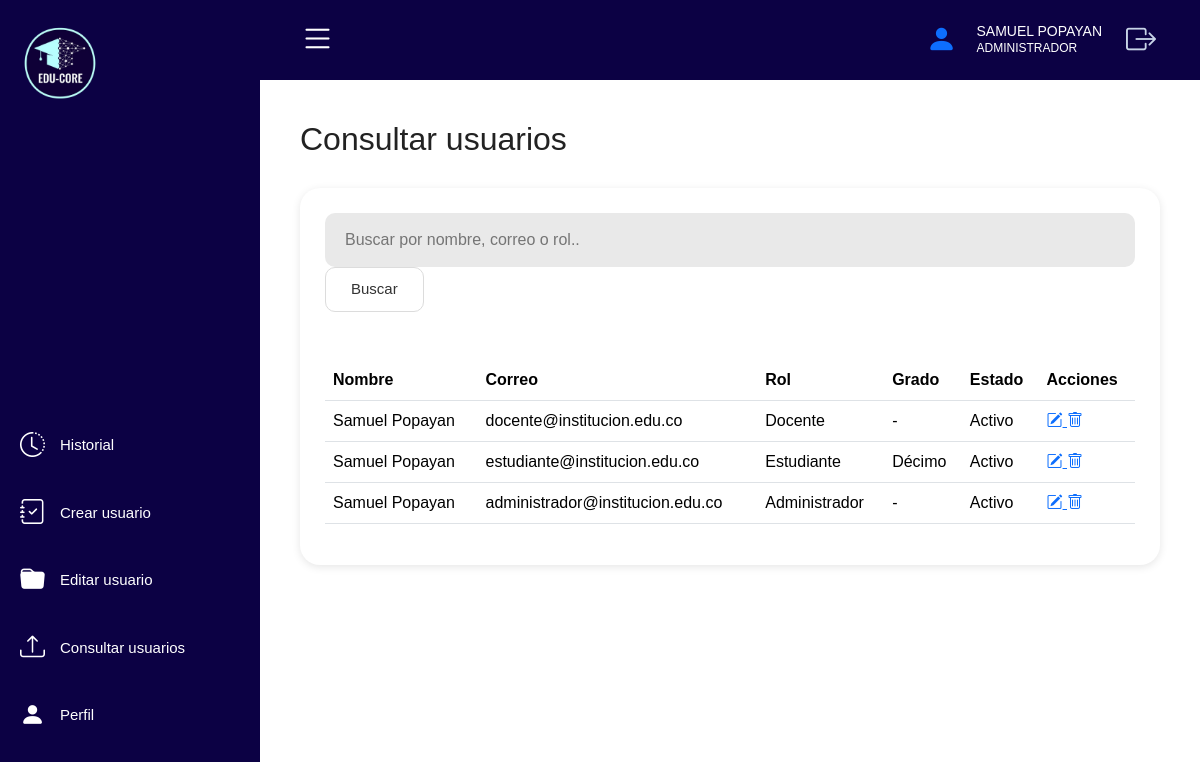
Screenshot of /consultar_usuario_ad.php (signed in) with the database file from the repository.
### tables this page shows
CREATE TABLE usuarios (
    id_usuario   INT AUTO_INCREMENT PRIMARY KEY,
    nombre       VARCHAR(150) NOT NULL,
    correo       VARCHAR(150) NOT NULL UNIQUE,
    contrasena   VARCHAR(255) NOT NULL,
    rol          ENUM('docente', 'estudiante', 'administrador') NOT NULL,
    telefono     VARCHAR(15),
    direccion    VARCHAR(150),
    documento    VARCHAR(30) UNIQUE,
    estado       ENUM('Activo', 'Inactivo') NOT NULL DEFAULT 'Activo',
    fecha_creacion DATETIME DEFAULT CURRENT_TIMESTAMP,
    ultimo_acceso  DATETIME
);

CREATE TABLE grados (
    id_grado    INT AUTO_INCREMENT PRIMARY KEY,
    nombre      VARCHAR(20) NOT NULL UNIQUE
);

### db.php (called while the page is built, shortened)
<?php
function h($texto) {
    return htmlspecialchars($texto ?? "", ENT_QUOTES, "UTF-8");
}

### consultar_usuario_ad.php (the view, shortened to what this page needs)
<?php
require "db.php";
$busqueda = isset($_GET["buscar"]) ? trim($_GET["buscar"]) : "";
if ($busqueda !== "") {
    $like = "%" . $busqueda . "%";
    $sql = "SELECT u.id_usuario, u.nombre, u.correo, u.rol, u.estado, g.nombre AS grado
            FROM usuarios u
            LEFT JOIN estudiantes e ON e.id_usuario = u.id_usuario
            LEFT JOIN grados g ON g.id_grado = e.id_grado
            WHERE u.nombre LIKE ? OR u.correo LIKE ? OR u.rol LIKE ?
            ORDER BY u.nombre";
    $stmt = $conexion->prepare($sql);
    $stmt->bind_param("sss", $like, $like, $like);
    $stmt->execute();
    $resultados = $stmt->get_result();
} else {
    $sql = "SELECT u.id_usuario, u.nombre, u.correo, u.rol, u.estado, g.nombre AS grado
            FROM usuarios u
            LEFT JOIN estudiantes e ON e.id_usuario = u.id_usuario
            LEFT JOIN grados g ON g.id_grado = e.id_grado
            ORDER BY u.fecha_creacion DESC
            LIMIT 50";
    $resultados = $conexion->query($sql);
}
?>
<!DOCTYPE html>
<html lang="es">
<head>
    <link rel="stylesheet" href="style2.css">
    <link href="https://cdn.jsdelivr.net/npm/bootstrap@5.3.3/dist/css/bootstrap.min.css" rel="stylesheet">
    <link rel="stylesheet" href="https://cdn.jsdelivr.net/npm/bootstrap-icons@1.11.3/font/bootstrap-icons.min.css">
</head>
<body>
    <div class="sidebar">
        <div class="logo">
    <a href="login.php">
        <img src="img/logo.png" alt="logo">
    </a>
        </div>
        <ul class="menu">
            <li>
                <a href="historial_ad.php">
                    <i class="bi bi-clock-history"></i>
                    <span>Historial</span>
                </a>
            </li>
            <li>
                <a href="crear_usuario_ad.php">
                    <i class="bi bi-journal-check"></i>
                    <span>Crear usuario</span>
                </a>
            </li>
            <li>
                <a href="editar_usuario_ad.php">
                    <i class="bi bi-folder-fill"></i>
                    <span>Editar usuario</span>
                </a>
            </li>
            <li>
                <a href="#">
                    <i class="bi bi-upload"></i>
                    <span>Consultar usuarios</span>
                </a>
            </li>
            <li>
                <a href="perfil_ad.php">
                    <i class="bi bi-person-fill"></i>
                    <span>Perfil</span>
                </a>
            </li>
        </ul>
    </div>
    <div class="main">
        <div class="navbar-custom">
            <div class="menu-icon">
                <i class="bi bi-list"></i>
            </div>
            <div class="user-info">
                <a href="perfil_ad.php">
                    <i class="bi bi-person-fill"></i>
                </a>
                <div>
                    <h6><?php echo h(strtoupper($_SESSION["nombre"])); ?></h6>
                    <p>ADMINISTRADOR</p>
                </div>
                <a href="cerrar_sesion.php" class="logout-btn">
                    <i class="bi bi-box-arrow-right"></i>
                </a>
            </div>
        </div>
        <div class="content">
            <h2 class="title">Consultar usuarios</h2>
            <div class="table-container">
                <form method="GET" action="consultar_usuario_ad.php">
                    <input type="text" name="buscar" placeholder="Buscar por nombre, correo o rol.." value="<?php echo h($busqueda); ?>">
                    <button type="submit" class="btn-tipo">Buscar</button>
                </form>
                <br><br>
                <table class="table">
                    <thead>
                        <tr>
                            <th>Nombre</th>
                            <th>Correo</th>
                            <th>Rol</th>
                            <th>Grado</th>
                            <th>Estado</th>
                            <th>Acciones</th>
                        </tr>
                    </thead>
                    <tbody>
                        <?php if ($resultados && $resultados->num_rows > 0): ?>
                            <?php while ($fila = $resultados->fetch_assoc()): ?>
                                <tr>
                                    <td><?php echo h($fila["nombre"]); ?></td>
                                    <td><?php echo h($fila["correo"]); ?></td>
                                    <td><?php echo h(ucfirst($fila["rol"])); ?></td>
                                    <td><?php echo $fila["grado"] ? h($fila["grado"]) : "-"; ?></td>
                                    <td><?php echo h($fila["estado"]); ?></td>
                                    <td>
                                        <a href="editar_usuario_ad.php?id=<?php echo $fila["id_usuario"]; ?>">
                                            <i class="bi bi-pencil-square"></i>
                                        </a>
                                        <a href="consultar_usuario_ad.php?eliminar=<?php echo $fila["id_usuario"]; ?>"
                                           onclick="return confirm('¿Eliminar a <?php echo h(addslashes($fila["nombre"])); ?>? Esta acción no se puede deshacer.');">
                                            <i class="bi bi-trash"></i>
                                        </a>
                                    </td>
                                </tr>
                            <?php endwhile; ?>
                        <?php else: ?>
                            <tr><td colspan="6">No se encontraron usuarios.</td></tr>
                        <?php endif; ?>
                    </tbody>
                </table>
            </div>
        </div>
    </div>
</body>
</html>

### style2.css (style rules this page uses)
* { margin: 0; padding: 0; box-sizing: border-box; font-family: Arial, Helvetica, sans-serif; }
body { display: flex; background: #f5f5f5; overflow: hidden; }
:root { --navy: #0c0144; --navy-light: #1a2f6e; --teal: #1eb8d0; --white: #ffffff; --gray: #c8d4e8; --gray-dim: #8a9bb8; --card-bg: #ffffff; --card-br: 14px; --shadow: none; }
.sidebar { width: 260px; height: 100vh; background: #0c0144; color: white; position: fixed; display: flex; flex-direction: column; justify-content: space-between; z-index: 100; }
.logo { display: flex; align-items: center; gap: 10px; padding: 20px; text-align: left; }
.logo img { width: 90px; }
.menu { list-style: none; padding: 20px; }
.menu li { margin: 30px 0; }
.menu a { text-decoration: none; color: white; display: flex; align-items: center; gap: 15px; transition: 0.3s; font-size: 15px; }
.menu i { font-size: 25px; }
.main { margin-left: 260px; width: calc(100% - 260px); height: 100vh; display: flex; flex-direction: column; }
.navbar-custom { flex: 0 0 80px; height: 80px; background: #0c0144; color: white; display: flex; justify-content: space-between; align-items: center; padding: 0 40px; }
.menu-icon i { font-size: 35px; cursor: pointer; }
.user-info { display: flex; align-items: center; gap: 20px; }
.user-info i { font-size: 30px; }
.user-info h6 { margin: 0; font-size: 14px; }
.user-info p { margin: 0; font-size: 12px; }
.logout-btn { background: none; border: none; cursor: pointer; padding: 4px; display: flex; color: var(--gray); font-size: 30px; text-decoration: none; transition: color .2s, 0.3s; }
.content { padding: 40px; flex: 1 1 auto; overflow-y: auto; }
.title { margin-bottom: 30px; color: #222; }
.table-container { background: white; padding: 25px; border-radius: 20px; flex: 1 1 600px; min-width: 300px; overflow: auto; box-shadow: 0px 2px 8px rgba(0,0,0,0.1); }
.table-container table { width: 100%; table-layout: auto; }
.table thead { background: #eaeaea; }
.table th, .table td { padding: 15px; }
.btn-tipo { width: auto; padding: 10px 25px; background: white; border: 1px solid #dcdcdc; border-radius: 10px; color: #333; font-size: 15px; cursor: pointer; }
select, input { width: 100%; height: 54px; padding: 0 20px; border: none; border-radius: 10px; background: #e9e9e9; font-size: 16px; color: #333; outline: none; box-shadow: none; }

### rows the page displays
usuarios: nombre "Samuel Popayan", correo "docente@institucion.edu.co", rol "Docente", estado "Activo"
usuarios: nombre "Samuel Popayan", correo "estudiante@institucion.edu.co", rol "Estudiante", grados.nombre "Décimo", estado "Activo"
usuarios: nombre "Samuel Popayan", correo "administrador@institucion.edu.co", rol "Administrador", estado "Activo"

### other values shown
$_SESSION["nombre"] "SAMUEL POPAYAN"
